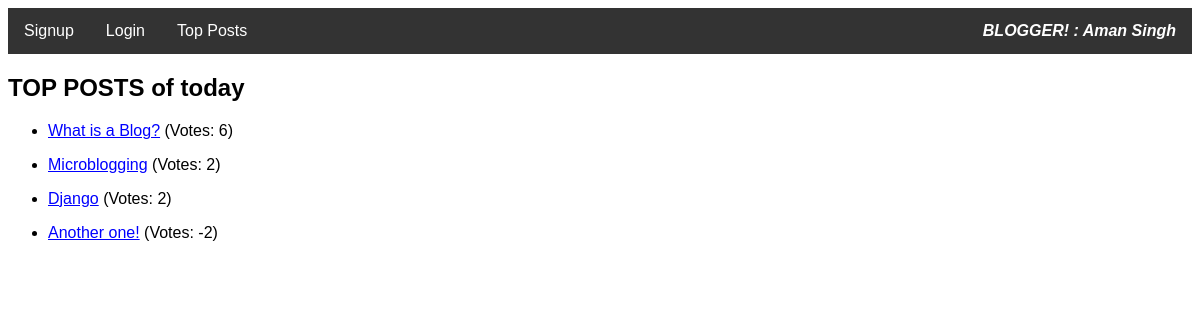
The page /blogs/trending/1/ on the database its author committed.
### blogs/models.py (models this page shows, shortened)
class Blog(models.Model):
    user = models.ForeignKey(User, on_delete=models.CASCADE)
    blog_text = models.CharField(max_length=500)
    blog_title = models.CharField(max_length=40)
    datetime = models.DateTimeField(auto_now_add=True)
    votes = models.IntegerField(default=0)

### blogs/views.py (the view, shortened to what this page needs)
# urls.py: path('trending/<int:days>/', views.trending, name='trending'),
def trending(request, days):
    if days == 1:
        blogs_list = Blog.objects.filter(datetime__date=dt.date.today()
                                         ).order_by('-votes')
        text = "today"
    return render(request, 'blogs/trending.html', {'list': blogs_list, 'text': text})

### blogs/templates/blogs/trending.html
{% extends 'blogs/base.html' %}
{% block content %}
<h2> TOP POSTS of {{text}}</h2>
{%for blogs in list%}
    <ul>
        <li><a href="{%url 'blog_view' blogs.user.id blogs.id%}">{{blogs.blog_title}}</a>
            (Votes: {{blogs.votes}})
        </li>
    </ul>
{%endfor%}
{% endblock %}

### blogs/templates/blogs/base.html (style rules this page uses)
body { font-family: Arial, Helvetica, sans-serif; }
a { color: blue }

### rows shown on the page
Blog: blog_title "What is a Blog?", votes "6"
Blog: blog_title "Microblogging", votes "2"
Blog: blog_title "Django", votes "2"
Blog: blog_title "Another one!", votes "-2"

### other values the page prints
{{ text }} "today"
